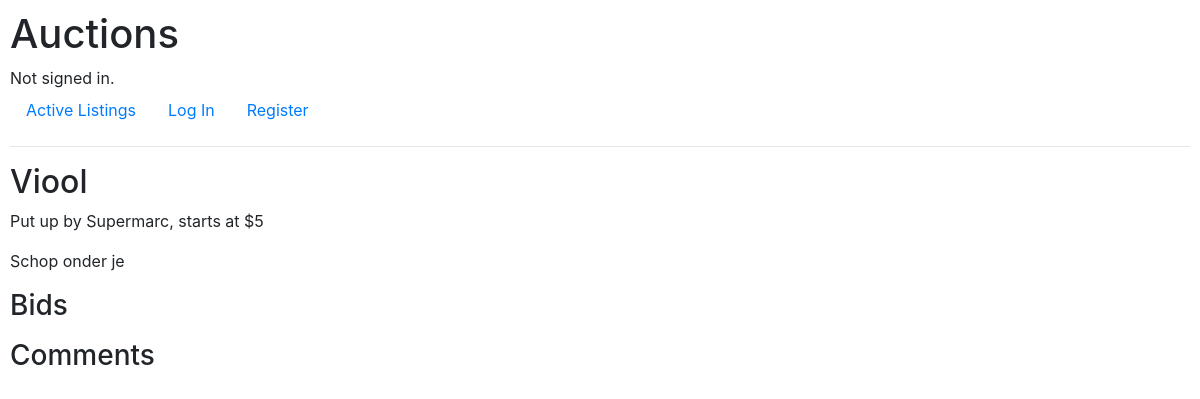
The app's page /listing/4, older data.
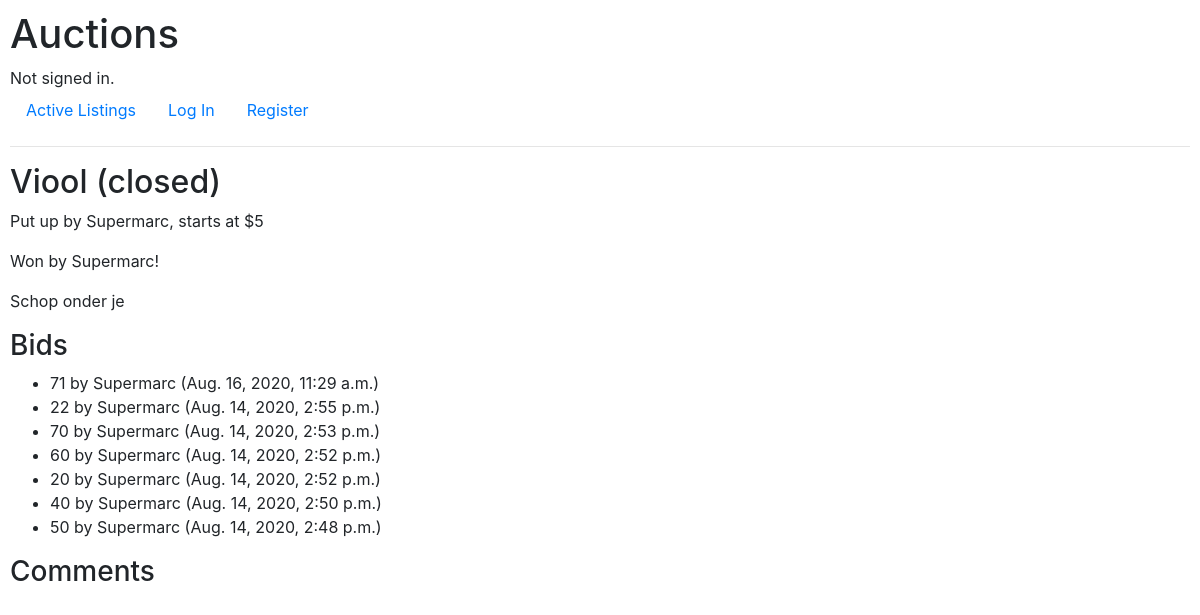
The same page, newer data.
### auctions/models.py (models this page shows, shortened)
class Listing(models.Model):
    id = models.IntegerField(primary_key=True)
    name = models.CharField(max_length=64)
    user = models.ForeignKey(User, on_delete=models.CASCADE, related_name="listings", default=1)
    description = models.CharField(max_length=256)
    starting_bid = models.IntegerField()
    image_url = models.CharField(blank=True, max_length=256)
    category = models.CharField(max_length=64, blank=True)
    active = models.BooleanField(default=True)
    watched_by = models.ManyToManyField('User', related_name='watchlist')

class User(AbstractUser):
    id = models.IntegerField(primary_key=True)

class Bid(models.Model):
    amount = models.IntegerField()
    timestamp = models.DateTimeField(default=now, blank=True)
    user = models.ForeignKey(User, on_delete=models.CASCADE, related_name="bids", default=1)
    listing = models.ForeignKey(Listing, on_delete=models.CASCADE, related_name="bids")

### auctions/views.py (the view)
# urls.py: path("listing/<int:listing_id>", views.listing, name="listing")
def listing(request, listing_id):
    current_user = str(request.user)
    current_listing = Listing.objects.get(pk=listing_id)
    active = current_listing.active
    bids = Bid.objects.filter(listing__id=listing_id)
    comments = Comment.objects.filter(listing__id=listing_id)
    commentform = CommentForm()
    bidform = BidForm(initial={"min_bid":get_min_bid(listing_id)})
    mylisting = (current_listing.user.username == current_user)
    watchers = current_listing.watched_by.all()
    if request.user in watchers:
        watchbutton = 'Remove from watchlist'
    else:
        watchbutton = 'Add to watchlist'
    try:
        winner = Bid.objects.filter(listing__id=listing_id).order_by('-amount').first().user
    except AttributeError:
        winner = "no one"
    if request.method == "POST":
        bidform = BidForm(request.POST)
        if bidform.is_valid():
            bid_amount = bidform.cleaned_data["bid_amount"]
            newbid = Bid(user=request.user, amount=bid_amount, listing=current_listing)
            newbid.save()
    return render(request, "auctions/listing.html", {'id': listing_id,
                                                     'listing': current_listing,
                                                     'bids': bids,
                                                     'bidform': bidform,
                                                     'comments': comments,
                                                     'commentform': commentform,
                                                     'watchbutton': watchbutton,
                                                     'mylisting': mylisting,
                                                     'active': active,
                                                     'winner': winner
                                                    })

### auctions/util.py (called while the page is built)
def get_min_bid(listing_id):
    current_listing = Listing.objects.get(pk=listing_id)
    try:
        min_bid = Bid.objects.filter(listing__id=listing_id).order_by('-amount').first().amount
    except AttributeError:
        min_bid = current_listing.starting_bid
    return min_bid

### auctions/templates/auctions/listing.html (shortened to what this page needs)
{% extends "auctions/layout.html" %}
{% block body %}
    <h2>{{ listing.name }}{% if not active %} (closed){% endif %} </h2>
    <p>Put up by {{ listing.user }}, starts at ${{ listing.starting_bid }}</p>
    {% if not listing.active %}
        <p>Won by {{ winner }}!</p>
    {% endif %}
    <p>{{ listing.description }}</p>
    <h3>Bids</h3>
    <ul id="bids">
        {% for bid in bids reversed %}
            <li>{{ bid.amount }} by {{ bid.user }} ({{ bid.timestamp }})</li>
        {% endfor %}
    </ul>
    <h3>Comments</h3>
{% endblock %}

### auctions/templates/auctions/layout.html (shortened to what this page needs)
{% load static %}
<!DOCTYPE html>
<html lang="en">
    <head>
        <link rel="stylesheet" href="https://stackpath.bootstrapcdn.com/bootstrap/4.4.1/css/bootstrap.min.css">
        <link href="{% static 'auctions/styles.css' %}" rel="stylesheet">
    </head>
    <body>
        <h1>Auctions</h1>
        <div>
            {% if user.is_authenticated %}
                Signed in as <strong>{{ user.username }}</strong>.
            {% else %}
                Not signed in.
            {% endif %}
        </div>
        <ul class="nav">
            <li class="nav-item">
                <a class="nav-link" href="{% url 'index' %}">Active Listings</a>
            </li>
            {% if user.is_authenticated %}
                <li class="nav-item">
                    <a class="nav-link" href="{% url 'add_listing' %}">New Listing</a>
                </li>
                <li class="nav-item">
                    <a class="nav-link" href="{% url 'watchlist' %}">Watchlist</a>
                </li>
                <li class="nav-item">
                    <a class="nav-link" href="{% url 'categories' %}">Categories</a>
                </li>
                <li class="nav-item">
                    <a class="nav-link" href="{% url 'logout' %}">Log Out</a>
                </li>
            {% else %}
                <li class="nav-item">
                    <a class="nav-link" href="{% url 'login' %}">Log In</a>
                </li>
                <li class="nav-item">
                    <a class="nav-link" href="{% url 'register' %}">Register</a>
                </li>
            {% endif %}
        </ul>
        <hr>
        {% block body %}
        {% endblock %}
    </body>
</html>

### auctions/static/auctions/styles.css (style rules this page uses)
body { padding: 10px; }

Row changes from the older to the newer data that the page shows:
changed Listing "Viool": active True → False (drawn)
now on this page (row edited): User: username "Supermarc"
added Bid: amount "71", user "Supermarc", timestamp "Aug. 16, 2020, 11:29 a.m."
added Bid: amount "22", user "Supermarc", timestamp "Aug. 14, 2020, 2:55 p.m."
added Bid: amount "70", user "Supermarc", timestamp "Aug. 14, 2020, 2:53 p.m."
added Bid: amount "60", user "Supermarc", timestamp "Aug. 14, 2020, 2:52 p.m."
added Bid: amount "20", user "Supermarc", timestamp "Aug. 14, 2020, 2:52 p.m."
added Bid: amount "40", user "Supermarc", timestamp "Aug. 14, 2020, 2:50 p.m."
added Bid: amount "50", user "Supermarc", timestamp "Aug. 14, 2020, 2:48 p.m."
Text that changed along with them:
text now shown: "(closed) Won by !"
